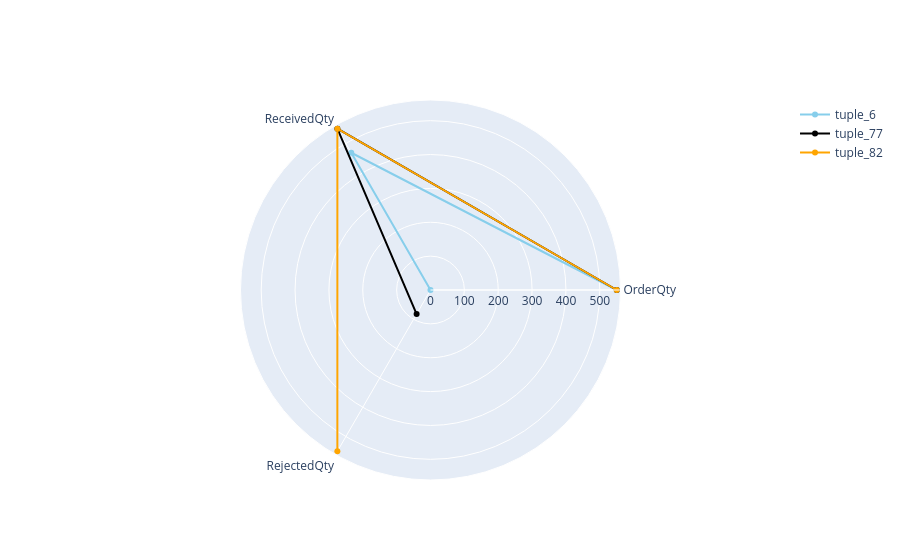

The cell this chart's notebook holds for it:
### Code cell
# Draw a single polar diagram for tuple_6, tuple_77 and tuple_82
import plotly.graph_objects as go


fig =go.Figure()

fig.add_trace(go.Scatterpolar(
    r = tuple_6['r'],
    theta = tuple_6['theta'],
    mode = 'lines+markers',
    name = 'tuple_6',
    line=dict(color = 'skyblue')
         
))
fig.add_trace(go.Scatterpolar(
    r = tuple_77['r'],
    theta = tuple_77['theta'],
    mode = 'lines+markers',
    name = 'tuple_77',
    line=dict(color = 'black')
         
))
fig.add_trace(go.Scatterpolar(
    r = tuple_82['r'],
    theta = tuple_82['theta'],
    mode = 'lines+markers',
    name = 'tuple_82',
    line=dict(color='orange')
         
))

fig.show()

### Figure 1 — Plotly figure (JSON) as saved in the notebook; plotly's stock layout.template omitted (floating-point values rounded to 4 significant figures)
{"data": [{"line": {"color": "skyblue"}, "mode": "lines+markers", "name": "tuple_6", "r": [550, 468, 0], "theta": ["OrderQty", "ReceivedQty", "RejectedQty"], "type": "scatterpolar"}, {"line": {"color": "black"}, "mode": "lines+markers", "name": "tuple_77", "r": [550, 550, 82], "theta": ["OrderQty", "ReceivedQty", "RejectedQty"], "type": "scatterpolar"}, {"line": {"color": "orange"}, "mode": "lines+markers", "name": "tuple_82", "r": [550, 550, 550], "theta": ["OrderQty", "ReceivedQty", "RejectedQty"], "type": "scatterpolar"}], "layout": {"autosize": true, "polar": {"angularaxis": {"type": "category"}, "radialaxis": {"autorange": true, "range": [0, 573.9], "type": "linear"}}}}
